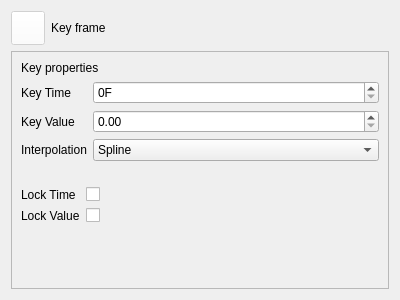
<?xml version="1.0" encoding="UTF-8"?>
<ui version="4.0">
 <class>Keyframes</class>
 <widget class="QWidget" name="Keyframes">
  <property name="geometry">
   <rect>
    <x>0</x>
    <y>0</y>
    <width>400</width>
    <height>300</height>
   </rect>
  </property>
  <layout class="QVBoxLayout" name="verticalLayout_3">
   <item>
    <layout class="QHBoxLayout" name="horizontalLayout">
     <item>
      <widget class="MediaControl" name="pushButton">
       <property name="enabled">
        <bool>false</bool>
       </property>
       <property name="sizePolicy">
        <sizepolicy hsizetype="Fixed" vsizetype="Fixed">
         <horstretch>0</horstretch>
         <verstretch>0</verstretch>
        </sizepolicy>
       </property>
       <property name="minimumSize">
        <size>
         <width>34</width>
         <height>34</height>
        </size>
       </property>
       <property name="maximumSize">
        <size>
         <width>34</width>
         <height>34</height>
        </size>
       </property>
       <property name="focusPolicy">
        <enum>Qt::NoFocus</enum>
       </property>
       <property name="styleSheet">
        <string notr="true">background: white;</string>
       </property>
       <property name="icon">
        <iconset resource="icons.qrc">
         <normaloff>:/dialogs/keyframe</normaloff>:/dialogs/keyframe</iconset>
       </property>
      </widget>
     </item>
     <item>
      <widget class="QLabel" name="label_14">
       <property name="sizePolicy">
        <sizepolicy hsizetype="Ignored" vsizetype="Preferred">
         <horstretch>0</horstretch>
         <verstretch>0</verstretch>
        </sizepolicy>
       </property>
       <property name="text">
        <string>Key frame</string>
       </property>
       <property name="class" stdset="0">
        <string>heading</string>
       </property>
      </widget>
     </item>
    </layout>
   </item>
   <item>
    <widget class="QScrollArea" name="scrollArea">
     <property name="focusPolicy">
      <enum>Qt::NoFocus</enum>
     </property>
     <property name="widgetResizable">
      <bool>true</bool>
     </property>
     <widget class="QWidget" name="scrollAreaWidgetContents">
      <property name="geometry">
       <rect>
        <x>0</x>
        <y>0</y>
        <width>380</width>
        <height>238</height>
       </rect>
      </property>
      <layout class="QVBoxLayout" name="verticalLayout">
       <item>
        <widget class="QLabel" name="label_5">
         <property name="text">
          <string>Key properties</string>
         </property>
         <property name="class" stdset="0">
          <string>section</string>
         </property>
        </widget>
       </item>
       <item>
        <layout class="QFormLayout" name="formLayout_2">
         <property name="labelAlignment">
          <set>Qt::AlignLeading|Qt::AlignLeft|Qt::AlignVCenter</set>
         </property>
         <property name="formAlignment">
          <set>Qt::AlignLeading|Qt::AlignLeft|Qt::AlignTop</set>
         </property>
         <property name="horizontalSpacing">
          <number>6</number>
         </property>
         <property name="verticalSpacing">
          <number>6</number>
         </property>
         <item row="0" column="0">
          <widget class="Label" name="label">
           <property name="text">
            <string>Key Time</string>
           </property>
           <property name="class" stdset="0">
            <string>item</string>
           </property>
          </widget>
         </item>
         <item row="1" column="0">
          <widget class="Label" name="label_2">
           <property name="text">
            <string>Key Value</string>
           </property>
           <property name="class" stdset="0">
            <string>item</string>
           </property>
          </widget>
         </item>
         <item row="2" column="0">
          <widget class="Label" name="label_3">
           <property name="text">
            <string>Interpolation</string>
           </property>
           <property name="class" stdset="0">
            <string>item</string>
           </property>
          </widget>
         </item>
         <item row="0" column="1">
          <widget class="SpinBox" name="spinBox">
           <property name="suffix">
            <string>F</string>
           </property>
           <property name="maximum">
            <number>300000</number>
           </property>
          </widget>
         </item>
         <item row="1" column="1">
          <widget class="DoubleSpinBox" name="doubleSpinBox"/>
         </item>
         <item row="2" column="1">
          <widget class="ComboBox" name="comboBox">
           <item>
            <property name="text">
             <string>Spline</string>
            </property>
           </item>
           <item>
            <property name="text">
             <string>Linear</string>
            </property>
           </item>
           <item>
            <property name="text">
             <string>Step</string>
            </property>
           </item>
          </widget>
         </item>
        </layout>
       </item>
       <item>
        <spacer name="verticalSpacer_2">
         <property name="orientation">
          <enum>Qt::Vertical</enum>
         </property>
         <property name="sizeType">
          <enum>QSizePolicy::Fixed</enum>
         </property>
         <property name="sizeHint" stdset="0">
          <size>
           <width>20</width>
           <height>20</height>
          </size>
         </property>
        </spacer>
       </item>
       <item>
        <layout class="QFormLayout" name="formLayout">
         <property name="labelAlignment">
          <set>Qt::AlignLeading|Qt::AlignLeft|Qt::AlignVCenter</set>
         </property>
         <property name="formAlignment">
          <set>Qt::AlignLeading|Qt::AlignLeft|Qt::AlignTop</set>
         </property>
         <property name="horizontalSpacing">
          <number>6</number>
         </property>
         <property name="verticalSpacing">
          <number>6</number>
         </property>
         <item row="0" column="0">
          <widget class="Label" name="label_4">
           <property name="text">
            <string>Lock Time</string>
           </property>
           <property name="class" stdset="0">
            <string>item</string>
           </property>
          </widget>
         </item>
         <item row="1" column="0">
          <widget class="Label" name="label_6">
           <property name="text">
            <string>Lock Value</string>
           </property>
           <property name="class" stdset="0">
            <string>item</string>
           </property>
          </widget>
         </item>
         <item row="0" column="1">
          <widget class="QCheckBox" name="checkBox"/>
         </item>
         <item row="1" column="1">
          <widget class="QCheckBox" name="checkBox_2"/>
         </item>
        </layout>
       </item>
       <item>
        <spacer name="verticalSpacer">
         <property name="orientation">
          <enum>Qt::Vertical</enum>
         </property>
         <property name="sizeHint" stdset="0">
          <size>
           <width>20</width>
           <height>40</height>
          </size>
         </property>
        </spacer>
       </item>
      </layout>
     </widget>
    </widget>
   </item>
  </layout>
 </widget>
 <customwidgets>
  <customwidget>
   <class>MediaControl</class>
   <extends>QPushButton</extends>
   <header>mediacontrol.h</header>
  </customwidget>
  <customwidget>
   <class>SpinBox</class>
   <extends>QSpinBox</extends>
   <header>spinbox.h</header>
  </customwidget>
  <customwidget>
   <class>Label</class>
   <extends>QLabel</extends>
   <header>label.h</header>
  </customwidget>
  <customwidget>
   <class>ComboBox</class>
   <extends>QComboBox</extends>
   <header>combobox.h</header>
  </customwidget>
  <customwidget>
   <class>DoubleSpinBox</class>
   <extends>QDoubleSpinBox</extends>
   <header>doublespinbox.h</header>
  </customwidget>
 </customwidgets>
 <tabstops>
  <tabstop>spinBox</tabstop>
  <tabstop>doubleSpinBox</tabstop>
  <tabstop>comboBox</tabstop>
  <tabstop>checkBox</tabstop>
  <tabstop>checkBox_2</tabstop>
 </tabstops>
 <resources>
  <include location="icons.qrc"/>
 </resources>
 <connections/>
</ui>
